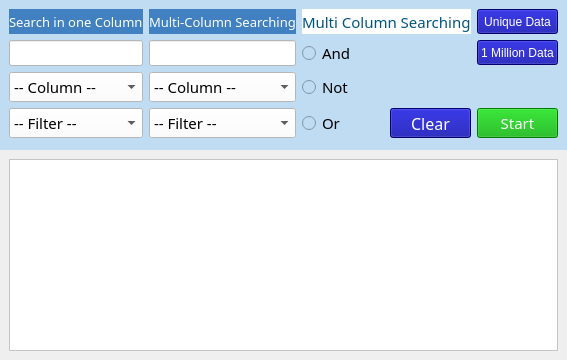
          <widget class="QWidget" name="searching_Page">
           <layout class="QVBoxLayout" name="verticalLayout_4">
            <property name="spacing">
             <number>0</number>
            </property>
            <property name="leftMargin">
             <number>0</number>
            </property>
            <property name="topMargin">
             <number>0</number>
            </property>
            <property name="rightMargin">
             <number>0</number>
            </property>
            <property name="bottomMargin">
             <number>0</number>
            </property>
            <item>
             <widget class="QWidget" name="searchControl_Widget" native="true">
              <property name="minimumSize">
               <size>
                <width>0</width>
                <height>150</height>
               </size>
              </property>
              <property name="maximumSize">
               <size>
                <width>16777215</width>
                <height>150</height>
               </size>
              </property>
              <property name="styleSheet">
               <string notr="true">background-color: rgb(192, 220, 243);</string>
              </property>
              <layout class="QGridLayout" name="gridLayout_3">
               <item row="0" column="0">
                <widget class="QLabel" name="label">
                 <property name="font">
                  <font>
                   <family>Sylfaen</family>
                   <pointsize>10</pointsize>
                  </font>
                 </property>
                 <property name="styleSheet">
                  <string notr="true">background-color: rgb(65, 129, 194);
color: rgb(255, 255, 255);

</string>
                 </property>
                 <property name="text">
                  <string>Search in one Column</string>
                 </property>
                </widget>
               </item>
               <item row="0" column="1">
                <widget class="QLabel" name="label_4">
                 <property name="font">
                  <font>
                   <family>Sylfaen</family>
                   <pointsize>10</pointsize>
                  </font>
                 </property>
                 <property name="styleSheet">
                  <string notr="true">background-color: rgb(65, 129, 194);
color: rgb(255, 255, 255);

</string>
                 </property>
                 <property name="text">
                  <string>Multi-Column Searching</string>
                 </property>
                </widget>
               </item>
               <item row="0" column="2" colspan="2">
                <widget class="QLabel" name="label_5">
                 <property name="minimumSize">
                  <size>
                   <width>0</width>
                   <height>0</height>
                  </size>
                 </property>
                 <property name="maximumSize">
                  <size>
                   <width>200</width>
                   <height>30</height>
                  </size>
                 </property>
                 <property name="font">
                  <font>
                   <family>Rockwell</family>
                   <pointsize>11</pointsize>
                  </font>
                 </property>
                 <property name="styleSheet">
                  <string notr="true">color: rgb(0, 85, 127);
background-color: rgb(255, 255, 255);</string>
                 </property>
                 <property name="text">
                  <string>Multi Column Searching</string>
                 </property>
                </widget>
               </item>
               <item row="0" column="4">
                <widget class="QPushButton" name="uniqueData_Btn">
                 <property name="minimumSize">
                  <size>
                   <width>0</width>
                   <height>25</height>
                  </size>
                 </property>
                 <property name="styleSheet">
                  <string notr="true">QPushButton{
   background-color: rgb(0, 0, 156);
	color: rgb(255, 255, 255);
	
}

QPushButton:hover{
	background-color: rgb(170, 170, 255);
   color: rgb(0,0,0);
}
</string>
                 </property>
                 <property name="text">
                  <string>Unique Data</string>
                 </property>
                </widget>
               </item>
               <item row="1" column="0">
                <widget class="QLineEdit" name="input_Box">
                 <property name="minimumSize">
                  <size>
                   <width>0</width>
                   <height>25</height>
                  </size>
                 </property>
                 <property name="maximumSize">
                  <size>
                   <width>200</width>
                   <height>300</height>
                  </size>
                 </property>
                 <property name="font">
                  <font>
                   <family>Rockwell</family>
                   <pointsize>10</pointsize>
                  </font>
                 </property>
                 <property name="styleSheet">
                  <string notr="true">background-color : rgb(255,255,255);
color: rgb(0, 85, 127);
</string>
                 </property>
                </widget>
               </item>
               <item row="1" column="1">
                <widget class="QLineEdit" name="input_Box_2">
                 <property name="minimumSize">
                  <size>
                   <width>0</width>
                   <height>25</height>
                  </size>
                 </property>
                 <property name="maximumSize">
                  <size>
                   <width>200</width>
                   <height>300</height>
                  </size>
                 </property>
                 <property name="font">
                  <font>
                   <family>Rockwell</family>
                   <pointsize>10</pointsize>
                  </font>
                 </property>
                 <property name="styleSheet">
                  <string notr="true">background-color : rgb(255,255,255);
color: rgb(0, 85, 127);
</string>
                 </property>
                </widget>
               </item>
               <item row="1" column="2">
                <widget class="QRadioButton" name="And_button">
                 <property name="maximumSize">
                  <size>
                   <width>85</width>
                   <height>20</height>
                  </size>
                 </property>
                 <property name="font">
                  <font>
                   <family>Rockwell</family>
                   <pointsize>11</pointsize>
                  </font>
                 </property>
                 <property name="cursor">
                  <cursorShape>CrossCursor</cursorShape>
                 </property>
                 <property name="text">
                  <string>And</string>
                 </property>
                </widget>
               </item>
               <item row="1" column="4">
                <widget class="QPushButton" name="millionData_Btn">
                 <property name="minimumSize">
                  <size>
                   <width>0</width>
                   <height>25</height>
                  </size>
                 </property>
                 <property name="styleSheet">
                  <string notr="true">QPushButton{
   background-color: rgb(0, 0, 156);
	color: rgb(255, 255, 255);
	
}

QPushButton:hover{
	background-color: rgb(170, 170, 255);
   color: rgb(0,0,0);
}
</string>
                 </property>
                 <property name="text">
                  <string>1 Million Data</string>
                 </property>
                </widget>
               </item>
               <item row="2" column="0">
                <widget class="QComboBox" name="columnNames_box">
                 <property name="maximumSize">
                  <size>
                   <width>200</width>
                   <height>30</height>
                  </size>
                 </property>
                 <property name="font">
                  <font>
                   <family>Rockwell</family>
                   <pointsize>11</pointsize>
                  </font>
                 </property>
                 <property name="cursor">
                  <cursorShape>PointingHandCursor</cursorShape>
                 </property>
                 <property name="autoFillBackground">
                  <bool>false</bool>
                 </property>
                 <property name="styleSheet">
                  <string notr="true">background-color: rgb(255, 255, 255);
color: rgb(0, 0, 0);</string>
                 </property>
                 <item>
                  <property name="text">
                   <string>-- Column --</string>
                  </property>
                 </item>
                 <item>
                  <property name="text">
                   <string>Heading</string>
                  </property>
                 </item>
                 <item>
                  <property name="text">
                   <string>Price</string>
                  </property>
                 </item>
                 <item>
                  <property name="text">
                   <string>Seller</string>
                  </property>
                 </item>
                 <item>
                  <property name="text">
                   <string>Sold_Item</string>
                  </property>
                 </item>
                 <item>
                  <property name="text">
                   <string>Country</string>
                  </property>
                 </item>
                 <item>
                  <property name="text">
                   <string>Status</string>
                  </property>
                 </item>
                 <item>
                  <property name="text">
                   <string>Seller_Rank</string>
                  </property>
                 </item>
                 <item>
                  <property name="text">
                   <string>Shipping</string>
                  </property>
                 </item>
                </widget>
               </item>
               <item row="2" column="1">
                <widget class="QComboBox" name="columnNames_box_2">
                 <property name="maximumSize">
                  <size>
                   <width>200</width>
                   <height>30</height>
                  </size>
                 </property>
                 <property name="font">
                  <font>
                   <family>Rockwell</family>
                   <pointsize>11</pointsize>
                  </font>
                 </property>
                 <property name="cursor">
                  <cursorShape>PointingHandCursor</cursorShape>
                 </property>
                 <property name="autoFillBackground">
                  <bool>false</bool>
                 </property>
                 <property name="styleSheet">
                  <string notr="true">background-color: rgb(255, 255, 255);
color: rgb(0, 0, 0);</string>
                 </property>
                 <item>
                  <property name="text">
                   <string>-- Column --</string>
                  </property>
                 </item>
                 <item>
                  <property name="text">
                   <string>Heading</string>
                  </property>
                 </item>
                 <item>
                  <property name="text">
                   <string>Price</string>
                  </property>
                 </item>
                 <item>
                  <property name="text">
                   <string>Seller</string>
                  </property>
                 </item>
                 <item>
                  <property name="text">
                   <string>Sold_Item</string>
                  </property>
                 </item>
                 <item>
                  <property name="text">
                   <string>Country</string>
                  </property>
                 </item>
                 <item>
                  <property name="text">
                   <string>Status</string>
                  </property>
                 </item>
                 <item>
                  <property name="text">
                   <string>Seller_Rank</string>
                  </property>
                 </item>
                 <item>
                  <property name="text">
                   <string>Shipping</string>
                  </property>
                 </item>
                </widget>
               </item>
               <item row="2" column="2">
                <widget class="QRadioButton" name="Not_button">
                 <property name="maximumSize">
                  <size>
                   <width>85</width>
                   <height>20</height>
                  </size>
                 </property>
                 <property name="font">
                  <font>
                   <family>Rockwell</family>
                   <pointsize>11</pointsize>
                  </font>
                 </property>
                 <property name="cursor">
                  <cursorShape>CrossCursor</cursorShape>
                 </property>
                 <property name="text">
                  <string>Not</string>
                 </property>
                </widget>
               </item>
               <item row="3" column="0">
                <widget class="QComboBox" name="filters_box">
                 <property name="maximumSize">
                  <size>
                   <width>200</width>
                   <height>30</height>
                  </size>
                 </property>
                 <property name="font">
                  <font>
                   <family>Rockwell</family>
                   <pointsize>11</pointsize>
                  </font>
                 </property>
                 <property name="cursor">
                  <cursorShape>PointingHandCursor</cursorShape>
                 </property>
                 <property name="autoFillBackground">
                  <bool>false</bool>
                 </property>
                 <property name="styleSheet">
                  <string notr="true">background-color: rgb(255, 255, 255);
color: rgb(0, 0, 0);</string>
                 </property>
                 <item>
                  <property name="text">
                   <string>-- Filter --</string>
                  </property>
                 </item>
                 <item>
                  <property name="text">
                   <string>Contains_With</string>
                  </property>
                 </item>
                 <item>
                  <property name="text">
                   <string>Ends_With</string>
                  </property>
                 </item>
                 <item>
                  <property name="text">
                   <string>Starts_With</string>
                  </property>
                 </item>
                </widget>
               </item>
               <item row="3" column="1">
                <widget class="QComboBox" name="filters_box_2">
                 <property name="maximumSize">
                  <size>
                   <width>200</width>
                   <height>30</height>
                  </size>
                 </property>
                 <property name="font">
                  <font>
                   <family>Rockwell</family>
                   <pointsize>11</pointsize>
                  </font>
                 </property>
                 <property name="cursor">
                  <cursorShape>PointingHandCursor</cursorShape>
                 </property>
                 <property name="autoFillBackground">
                  <bool>false</bool>
                 </property>
                 <property name="styleSheet">
                  <string notr="true">background-color: rgb(255, 255, 255);
color: rgb(0, 0, 0);</string>
                 </property>
                 <item>
                  <property name="text">
                   <string>-- Filter --</string>
                  </property>
                 </item>
                 <item>
                  <property name="text">
                   <string>Contains_With</string>
                  </property>
                 </item>
                 <item>
                  <property name="text">
                   <string>Ends_With</string>
                  </property>
                 </item>
                 <item>
                  <property name="text">
                   <string>Starts_With</string>
                  </property>
                 </item>
                </widget>
               </item>
               <item row="3" column="2">
                <widget class="QRadioButton" name="Or_button">
                 <property name="maximumSize">
                  <size>
                   <width>85</width>
                   <height>20</height>
                  </size>
                 </property>
                 <property name="font">
                  <font>
                   <family>Rockwell</family>
                   <pointsize>11</pointsize>
                  </font>
                 </property>
                 <property name="cursor">
                  <cursorShape>CrossCursor</cursorShape>
                 </property>
                 <property name="text">
                  <string>Or</string>
                 </property>
                </widget>
               </item>
               <item row="3" column="3">
                <widget class="QPushButton" name="clear_Btn_2">
                 <property name="minimumSize">
                  <size>
                   <width>0</width>
                   <height>30</height>
                  </size>
                 </property>
                 <property name="maximumSize">
                  <size>
                   <width>85</width>
                   <height>30</height>
                  </size>
                 </property>
                 <property name="font">
                  <font>
                   <family>Rockwell</family>
                   <pointsize>12</pointsize>
                  </font>
                 </property>
                 <property name="styleSheet">
                  <string notr="true">QPushButton{
   background-color: rgb(0, 0, 156);
	color: rgb(255, 255, 255);
	
}

QPushButton:hover{
	background-color: rgb(170, 170, 255);
   color: rgb(0,0,0);
}
</string>
                 </property>
                 <property name="text">
                  <string>Clear</string>
                 </property>
                </widget>
               </item>
               <item row="3" column="4">
                <widget class="QPushButton" name="start_Btn">
                 <property name="minimumSize">
                  <size>
                   <width>0</width>
                   <height>30</height>
                  </size>
                 </property>
                 <property name="maximumSize">
                  <size>
                   <width>90</width>
                   <height>30</height>
                  </size>
                 </property>
                 <property name="font">
                  <font>
                   <family>Rockwell</family>
                   <pointsize>11</pointsize>
                  </font>
                 </property>
                 <property name="styleSheet">
                  <string notr="true">background-color: rgb(0, 170, 0);
color: rgb(255, 255, 255);</string>
                 </property>
                 <property name="text">
                  <string>Start</string>
                 </property>
                </widget>
               </item>
              </layout>
             </widget>
            </item>
            <item>
             <widget class="QWidget" name="table_widget" native="true">
              <layout class="QVBoxLayout" name="verticalLayout_5">
               <item>
                <widget class="QTableView" name="searching_table">
                 <property name="font">
                  <font>
                   <family>Rockwell</family>
                   <pointsize>10</pointsize>
                  </font>
                 </property>
                 <property name="styleSheet">
                  <string notr="true">background-color : rgb(255,255,255);</string>
                 </property>
                 <property name="dragEnabled">
                  <bool>true</bool>
                 </property>
                </widget>
               </item>
              </layout>
             </widget>
            </item>
           </layout>
          </widget>
